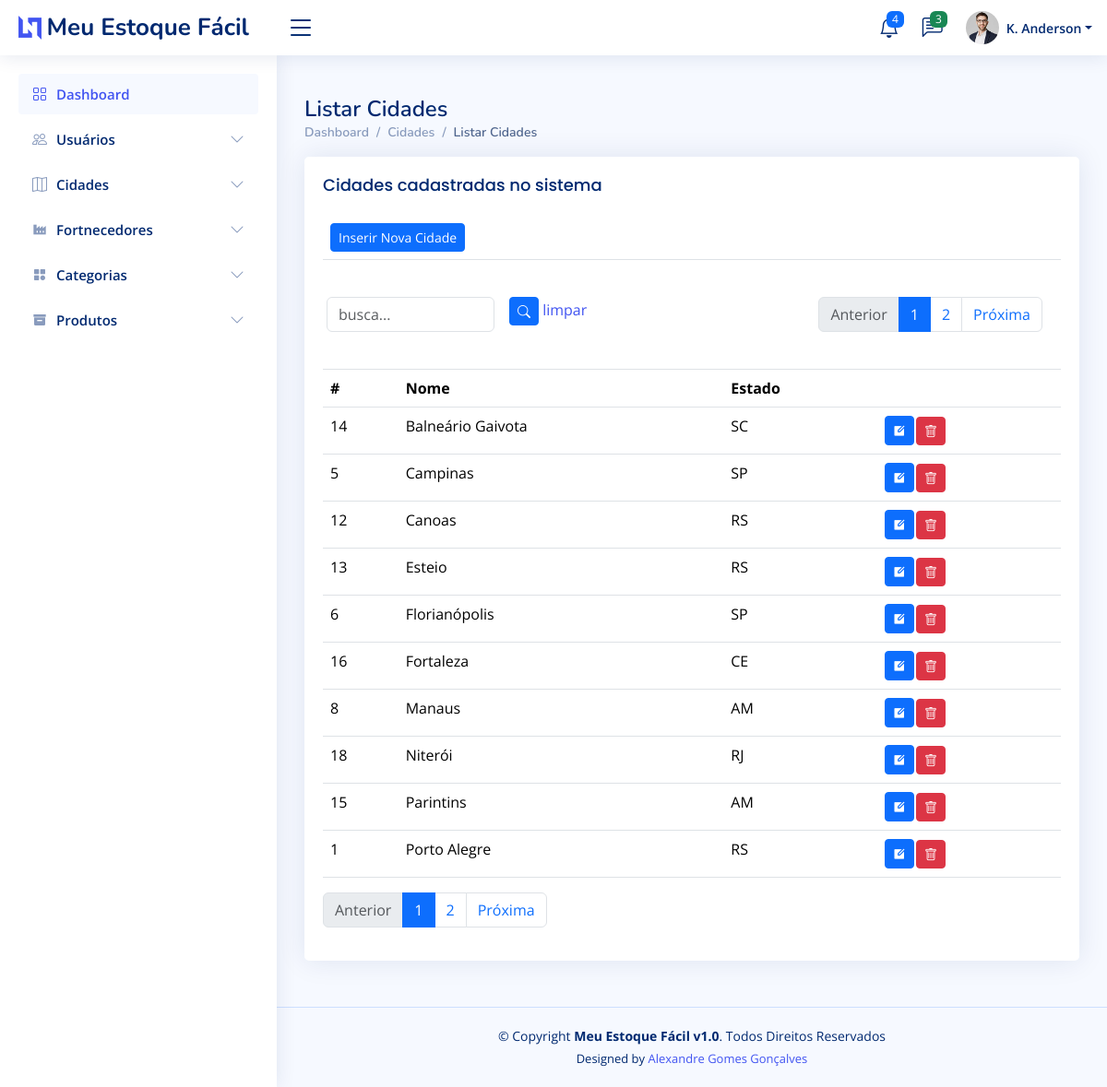
Screenshot of /cidade/listarCidades/ (signed in) with the database file from the repository.
### cidade/models.py (models this page shows, shortened)
class Cidade(models.Model):
    idCidade        = models.AutoField(primary_key=True)
    nomeCidade      = models.CharField(max_length=255)
    estado          = models.CharField(max_length=2)
    created_at      = models.DateTimeField(auto_now_add=True)
    updated_at      = models.DateTimeField(auto_now=True)
    class Meta:
        ordering = ['-nomeCidade']

### cidade/views.py (the view)
# urls.py: path('listarCidades/', views.listarCidades, name='listarCidades'),
@login_required(login_url='/sistema/login/')
def listarCidades(request):
    if request.method == 'POST':
        Cidade.objects.filter(idCidade=request.POST.get('idCidade')).delete()
        return redirect('listarCidades')
    busca = request.GET.get('busca')
    if busca:
        cidades = Cidade.objects.filter(nomeCidade__icontains=busca).order_by('nomeCidade')
    else:
        cidades = Cidade.objects.all().order_by('nomeCidade')
    cidade_paginator = Paginator(cidades, 10)
    page_num = request.GET.get('page')
    page = cidade_paginator.get_page(page_num)
    return render(request, 'listarCidades.html', { 'page': page })

### cidade/templates/listarCidades.html (shortened to what this page needs)
{% extends 'base.html' %}
{% load static %}
{% block navbar %}
    {% include 'sidebar.html' %}
{% endblock %}
{% block content %}
    {% block header %}
        {% include 'header.html' %}
    {% endblock %}
    <main id="main" class="main">
        <div class="pagetitle">
            <h1>Listar Cidades</h1>
            <nav>
                <ol class="breadcrumb">
                    <li class="breadcrumb-item"><a href="/dashboard/">Dashboard</a></li>
                    <li class="breadcrumb-item">Cidades</li>
                    <li class="breadcrumb-item active">Listar Cidades</li>
                </ol>
            </nav>
        </div>
        <section class="section">
            <div class="row">
                <div class="col-lg-12">
                    <div class="card">
                        <div class="card-body">
                            <h5 class="card-title">Cidades cadastradas no sistema</h5>
                            <table class="table table-hover">
                                <thead>
                                    <tr>
                                        <td colspan="4">
                                            <a href="/cidade/inserirCidade">
                                                <button class="btn btn-sm btn-primary">Inserir Nova Cidade</button>
                                            </a>
                                        </td>
                                    </tr>
                                    <tr>
                                        <td colspan="4">
                                            <div class="row mb-3">
                                                <form class="row g-3">
                                                    <form action="" method="GET">
                                                        <div class="col-md-3">
                                                            <input type="text" class="form-control" id="busca" name="busca" value="{{request.GET.busca}}" placeholder="busca...">
                                                        </div>
                                                        <div class="col-md-3">
                                                            <button type="submit" class="btn btn-sm btn-primary"><i class="bi bi-search"></i></button>
                                                            <a href="/cidade/listarCidades">limpar</a>
                                                        </div>
                                                        <div class="col-md-6">
                                                            <div class="page-links">
                                                                <nav aria-label="...">
                                                                    <ul class="pagination justify-content-end">
                                                                    {% if page.has_previous %}
                                                                        <li class="page-item">
                                                                            <a class="page-link" href="/cidade/listarCidades/?page={{page.previous_page_number}}&busca={{request.GET.busca}}" tabindex="-1">Anterior</a>
                                                                        </li>
                                                                    {% else %}
                                                                        <li class="page-item disabled">
                                                                            <a class="page-link" href="#" tabindex="-1" aria-disabled="true">Anterior</a>
                                                                        </li>
                                                                    {% endif %}
                                                                    {% for pageNum in page.paginator.page_range %}
                                                                        {% if page.number == pageNum %}
                                                                            <li class="page-item active"><a class="page-link" href="#">{{pageNum}}</a></li>
                                                                        {% else %}
                                                                            <li class="page-item"><a class="page-link" href="/cidade/listarCidades/?page={{pageNum}}&busca={{request.GET.busca}}">{{pageNum}}</a></li>
                                                                        {% endif %}
                                                                    {% endfor %}
                                                                    {% if page.has_next %}
                                                                        <li class="page-item">
                                                                            <a class="page-link" href="/cidade/listarCidades/?page={{page.next_page_number}}&busca={{request.GET.busca}}">Próxima</a>
                                                                        </li>
                                                                    {% else %}
                                                                        <li class="page-item disabled">
                                                                            <a class="page-link" href="#" aria-disabled="true">Próxima</a>
                                                                        </li>
                                                                    {% endif %}
                                                                    </ul>
                                                                </nav>
                                                            </div>
                                                        </div>
                                                    </form>
                                                </div>
                                            </div>
                                    <tr>
                                        <th scope="col">#</th>
                                        <th scope="col">Nome</th>
                                        <th scope="col">Estado</th>
                                        <th></th>
                                    </tr>
                                <tbody>
                                    {% for cidade in page.object_list %}
                                    <tr>
                                        <td scope="col">{{cidade.idCidade}}</td>
                                        <td scope="col">{{cidade.nomeCidade}}</td>
                                        <td scope="col">{{cidade.estado}}</td>
                                        <td>
                                            <table>
                                                <tr>
                                                    <td>
                                                        <a href="/cidade/editarCidade/{{cidade.idCidade}}">
                                                            <button class="btn btn-sm btn-primary" alt="editar"><i class="ri-edit-box-fill"></i></button>
                                                        </a>
                                                    </td>
                                                    <td>
                                                        <form action="" method="post">
                                                            <button type="button" class="btn btn-danger btn-sm" data-bs-toggle="modal" data-bs-target="#delete{{cidade.idCidade}}"><i class="bi bi-trash"></i></button>
                                                        </form>
                                                    </td>
                                                </tr>
                                            </table>
                                        </td>
                                    </tr>
                                    {% endfor %}
                                </tbody>
                            <div class="page-links">
                                <nav aria-label="...">
                                    <ul class="pagination">
                                    {% if page.has_previous %}
                                        <li class="page-item">
                                            <a class="page-link" href="/cidade/listarCidades/?page={{page.previous_page_number}}" tabindex="-1">Anterior</a>
                                        </li>
                                    {% else %}
                                        <li class="page-item disabled">
                                            <a class="page-link" href="#" tabindex="-1" aria-disabled="true">Anterior</a>
                                        </li>
                                    {% endif %}
                                    {% for pageNum in page.paginator.page_range %}
                                        {% if page.number == pageNum %}
                                            <li class="page-item active"><a class="page-link" href="#">{{pageNum}}</a></li>
                                        {% else %}
                                            <li class="page-item"><a class="page-link" href="/cidade/listarCidades/?page={{pageNum}}">{{pageNum}}</a></li>
                                        {% endif %}
                                    {% endfor %}
                                    {% if page.has_next %}
                                        <li class="page-item">
                                            <a class="page-link" href="/cidade/listarCidades/?page={{page.next_page_number}}">Próxima</a>
                                        </li>
                                    {% else %}
                                        <li class="page-item disabled">
                                            <a class="page-link" href="#" aria-disabled="true">Próxima</a>
                                        </li>
                                    {% endif %}
                                    </ul>
                                </nav>
                            </div>
                        </div>
                    </div>
                </div>
        </section>
    </main>
{% endblock %}

### assets/css/style.css (style rules this page uses)
:root { scroll-behavior: smooth; }
body { font-family: "Open Sans", sans-serif; background: #f6f9ff; color: #444444; }
a { color: #4154f1; text-decoration: none; }
h1, h2, h3, h4, h5, h6 { font-family: "Nunito", sans-serif; }
#main { margin-top: 60px; padding: 20px 30px; transition: all 0.3s; }
.pagetitle { margin-bottom: 10px; }
.pagetitle h1 { font-size: 24px; margin-bottom: 0; font-weight: 600; color: #012970; }
.card { margin-bottom: 30px; border: none; border-radius: 5px; box-shadow: 0px 0 30px rgba(1, 41, 112, 0.1); }
.card-title { padding: 20px 0 15px 0; font-size: 18px; font-weight: 500; color: #012970; font-family: "Poppins", sans-serif; }
.card-body { padding: 0 20px 20px 20px; }
.breadcrumb { font-size: 14px; font-family: "Nunito", sans-serif; color: #899bbd; font-weight: 600; }
.breadcrumb a { color: #899bbd; transition: 0.3s; }
.breadcrumb .breadcrumb-item::before { color: #899bbd; }
.breadcrumb .active { color: #51678f; font-weight: 600; }
@media (min-width: 1200px) { #main, #footer { margin-left: 300px; } }

### rows the page displays
Cidade: idCidade "14", nomeCidade "Balneário Gaivota", estado "SC"
Cidade: idCidade "5", nomeCidade "Campinas", estado "SP"
Cidade: idCidade "12", nomeCidade "Canoas", estado "RS"
Cidade: idCidade "13", nomeCidade "Esteio", estado "RS"
Cidade: idCidade "6", nomeCidade "Florianópolis", estado "SP"
Cidade: idCidade "16", nomeCidade "Fortaleza", estado "CE"
Cidade: idCidade "8", nomeCidade "Manaus", estado "AM"
Cidade: idCidade "18", nomeCidade "Niterói", estado "RJ"
Cidade: idCidade "15", nomeCidade "Parintins", estado "AM"
Cidade: idCidade "1", nomeCidade "Porto Alegre", estado "RS"

### other values shown
{{ pageNum }} "1"
{{ pageNum }} "2"
